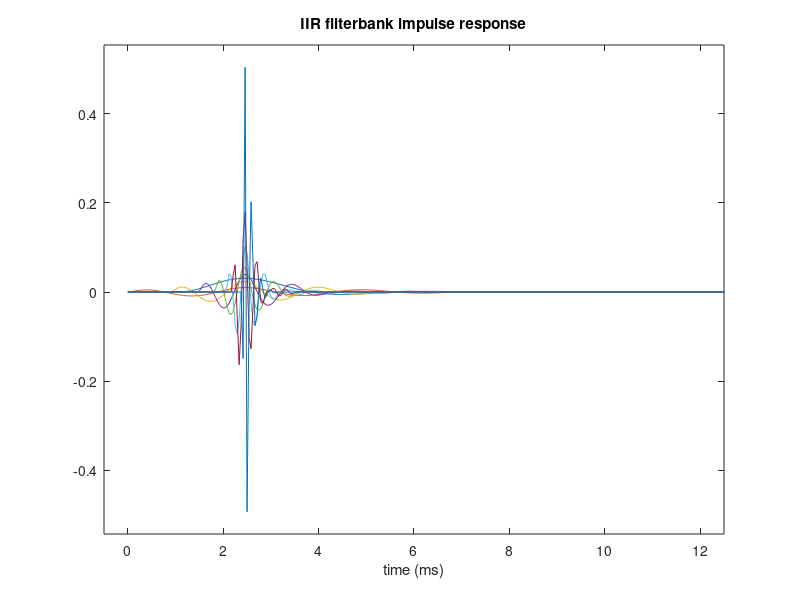
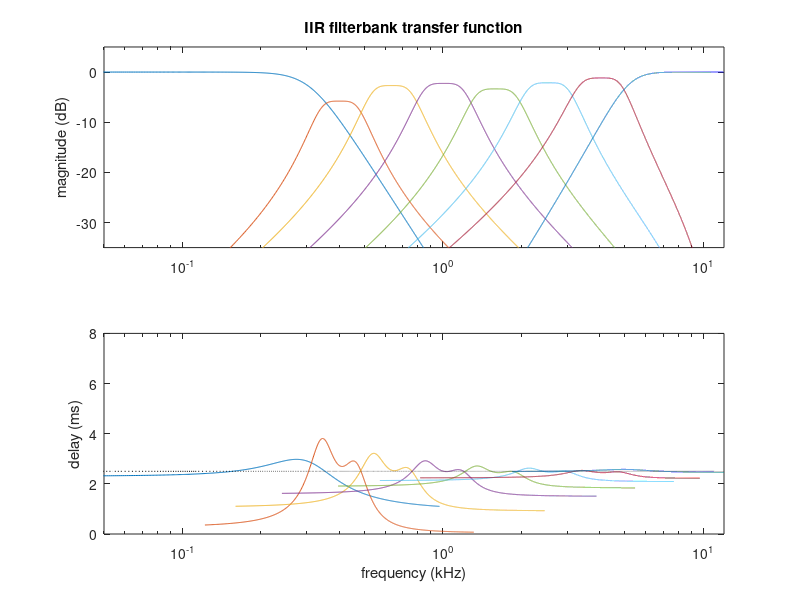
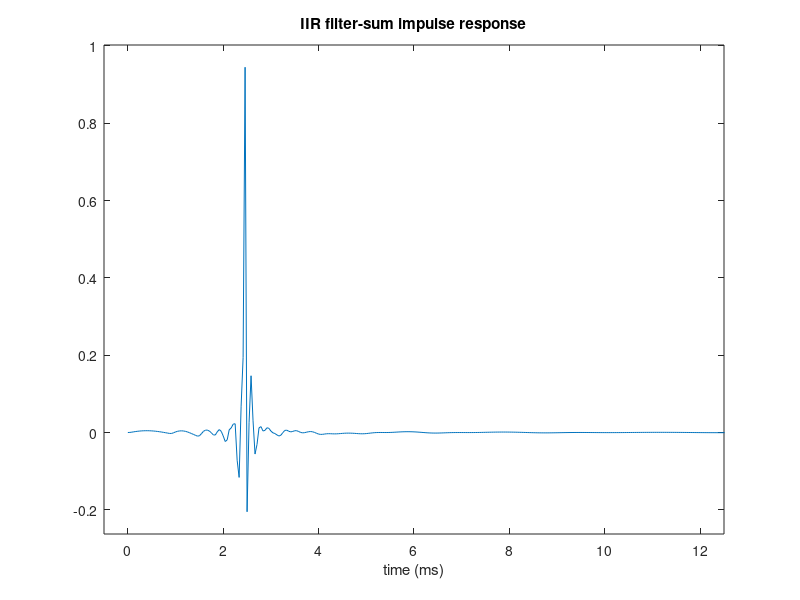
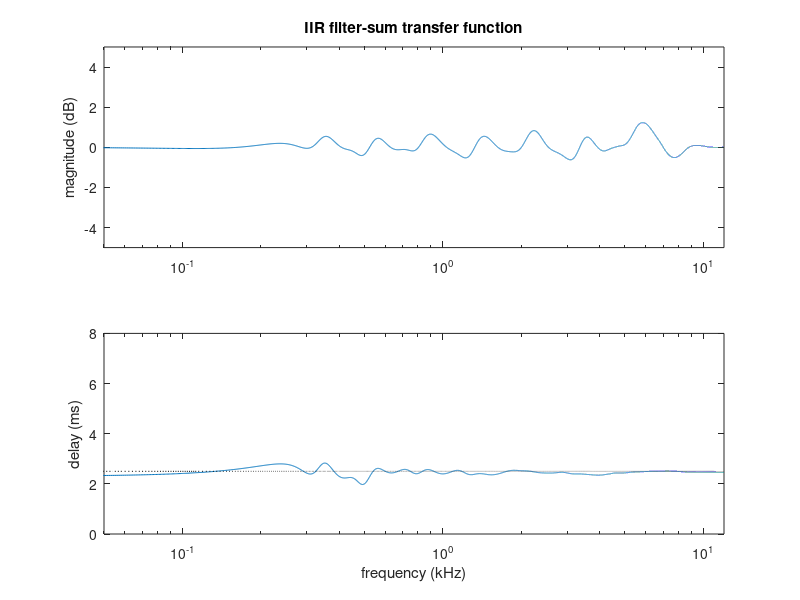

Write MATLAB code to recreate these figures, in order.
% test IIR filterbank design
function iirfb
no=2;     % filter order
td=2.5;   % target delay
sr=24000; % sampling rate
cf=[317.2,503.0,797.6,1265,2006,3181,5045]; % crossover frequencies
nt=sr;
% filter design
[b,a]=iir_fbco(sr,cf,no);
[g,d]=peak_align_par(b,a,sr,td);
g=adjust_gain(b,a,g,d,cf,sr);
% filter example
x=[1;zeros(nt-1,1)];
y=filterbank(x,b,a);
y=peak_align(y,g,d);
z=sum(y,2);
%
plot_filt(y,sr,td,'IIR filterbank',1)
plot_filt(z,sr,td,'IIR filter-sum',3)
filter_print(b,a,g,d);
% save 
b = transpose(b);
a = transpose(a);
save iirfb b a g d cf sr -v4
return

function [b,a]=iir_fbco(sr,cf,no)
% sr - sampling rate
% cf - cross-over frequencies
% no - filter order
% y  - output signal
cos = 9;            % cross-over spread parameter
nb = length(cf)+1;  % number of bands
% calculate IIR filter coefficients
fn = sr/2;            % Nyquist rate
n2 = 2 * no;          % double filter order
b = zeros(nb,n2+1);   % initialize b coefficient array
a = zeros(nb,n2+1);   % initialize a coefficient array
s = 1 + cos ./ cf;    % cross-over spread
wn=(cf(1)/s(1))/fn;
[b(1,:),a(1,:)] = butter(n2,wn);           % low-pass
for k=2:(nb-1)
    wn=[cf(k-1)*s(k-1) cf(k)/s(k)]/fn;
    [b(k,:),a(k,:)] = butter(no,wn);       % band-pass
end
wn=(cf(nb-1)*s(nb-1))/fn;
[b(nb,:),a(nb,:)] = butter(n2,wn,'high');  % high-pass
return

function y=filterbank(x,b,a)
nb = size(b,1);
% apply filters to input
x = x(:);                % ensure input is column vector
y = zeros(length(x),nb); % initialize output signal
for k=1:nb
   y(:,k) = filter(b(k,:),a(k,:),x);
end
return

function [g,d]=peak_align_par(b,a,sr,td)
nt=1+round(sr*td);
x=[1;zeros(nt-1,1)];
y=filterbank(x,b,a);
nc=size(y,2);
yp=max(y);
yn=min(y);
kk=(-yn)>yp;
g=ones(1,nc);
g(kk)=-g(kk);
y(:,kk)=-y(:,kk);
[~,kp]=max(y);
dd=td*sr/1000;
d=max(0,round(dd-kp));
return

function g=adjust_gain(b,a,g,d,cf,sr)
nb=size(b,1);
nt=sr;
x=[1;zeros(nt-1,1)];
for iter=1:8
    y=filterbank(x,b,a);
    y=peak_align(y,g,d);
    z=sum(y,2);
    H=ffa(z);
    for k=1:(nb-2)
        e=(0:4)/4;
        f=(cf(k).^e).*(cf(k+1).^(1-e));
        m=1+round(f*(nt/sr));
        g(k+1)=g(k+1)/exp(mean(log(abs(H(m)))));
    end
end
return

function y=peak_align(y,p,d)
[nt,nc]=size(y);
for k=1:nc
    zz=zeros(d(k),1);
    yy=y(1:(nt-d(k)),k);
    y(:,k)=[zz;yy]*p(k);
end
return

function plot_filt(y,sr,td,lab,fig)
nt=size(y,1);
t=1000*(0:(nt-1))/sr;
% plot impulse responses
figure(fig);clf
plot(t,y)
title(sprintf('%s impulse response',lab))
ymn=min(min(y));
ymx=max(max(y));
ymg=(ymx-ymn)/20;
y_lim=[ymn-ymg ymx+ymg];
t_lim=[-0.5 12.5];
axis([t_lim y_lim])
xlabel('time (ms)')
% plot transfer functions
figure(fig+1);clf
H=ffa(y);
f=linspace(0,sr/2000,length(H))';
d=td*ones(size(f));
fm=max(max(f));
if (size(y,2)>1) mmn=-35; else mmn=-5; end
m_lim=[0.05 fm mmn 5];
d_lim=[0.05 fm   0 8];
M=db(H);
D=gd(H,f);
D(M<-40)=NaN;
subplot(2,1,1)
semilogx(f,M)
axis(m_lim)
ylabel('magnitude (dB)')
title(sprintf('%s transfer function',lab))
subplot(2,1,2)
semilogx(f,D,f,d,':k')
axis(d_lim)
xlabel('frequency (kHz)')
ylabel('delay (ms)')
return

function y=db(x)
y=20*log10(max(eps,abs(x)));
return

function d=gd(H,f)
[nf,nc]=size(H);
d=zeros(nf,nc);
for k=1:nc
   p=unwrap(angle(H(:,k)))/(2*pi);
   d(:,k)=-cdif(p)./cdif(f);
end
return

function dx=cdif(x)
n=length(x);
dx=zeros(size(x));
dx(1)=x(2)-x(1);
dx(2:(n-1))=(x(3:n)-x(1:(n-2)))/2;
dx(n)=x(n)-x(n-1);
return

% fast Fourier analyze real signal
function H=ffa(h)
H=fft(real(h));
n=length(H);
m=1+n/2;            % assume n is even
H(1,:)=real(H(1,:));
H(m,:)=real(H(m,:));
H((m+1):n,:)=[];    % remove upper frequencies
return

function filter_print(b,a,g,d)
nb=length(d);
fprintf('b = \n');
for k=1:nb
    fprintf('%15.8e,',b(k,:));
    fprintf('\n');
end
fprintf('a = \n');
for k=1:nb
    fprintf('%15.8e,',a(k,:));
    fprintf('\n');
end
fprintf('g = ');
fprintf('%.5f,',g);
fprintf('\n');
fprintf('d = ');
fprintf('%d,',d);
fprintf('\n');
return
edit butter
